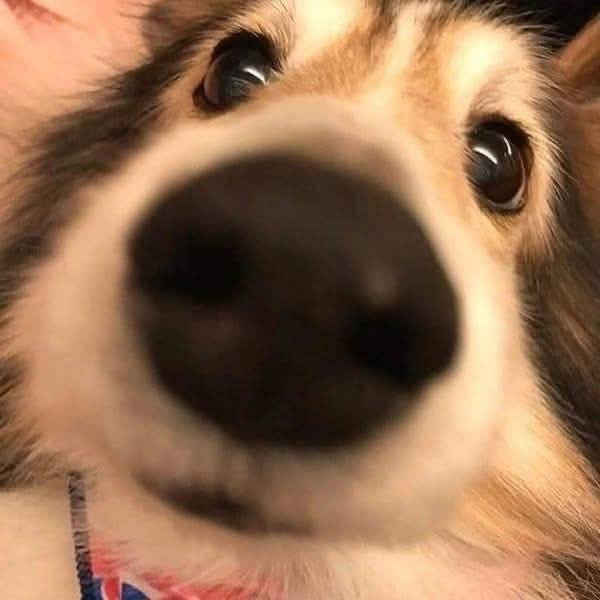
#> input picture Chapter2_Fourier_Wavelet_Geometric_Morphology/image.jpg, 600 x 600 px
$ python bai2_3_canny_variations.py
#> lines starting #> are read from the running program, lines starting #| are printed output that depends on the picture; after the words box and inside, x2 and y2 are one past the last pixel; in counts of white or black regions, pixels touching at a corner belong together
import cv2
import numpy as np
import matplotlib.pyplot as plt

# --- Các bước thực hiện ---
# Bước 1: Đọc ảnh gốc
# Bước 2: Tạo ra các phiên bản ảnh khác nhau (ví dụ: thêm nhiễu, giảm tương phản)
# Bước 3: Áp dụng Canny (dùng OpenCV cho đơn giản) lên các phiên bản ảnh đó
# Bước 4: Hiển thị các kết quả để so sánh và đánh giá

# --- Hàm thêm nhiễu Gaussian ---
def add_gaussian_noise(image, mean=0, sigma=25):
    row, col, ch = image.shape
    gauss = np.random.normal(mean, sigma, (row, col, ch))
    noisy = image + gauss
    noisy = np.clip(noisy, 0, 255) # Giới hạn giá trị trong khoảng 0-255
    return noisy.astype(np.uint8)

# --- Hàm giảm tương phản ---
def decrease_contrast(image, alpha=0.7):
    return cv2.convertScaleAbs(image, alpha=alpha, beta=0)

# Bước 1: Đọc ảnh gốc
image_path = 'image.jpg'
img_original = cv2.imread(image_path)
#> img_original is the input picture: shape (600, 600, 3); mean B, G, R 81, 110.1, 147.9
if img_original is None:
    print(f"Lỗi: Không thể đọc ảnh từ đường dẫn: {image_path}")
    exit()

img_gray_original = cv2.cvtColor(img_original, cv2.COLOR_BGR2GRAY)
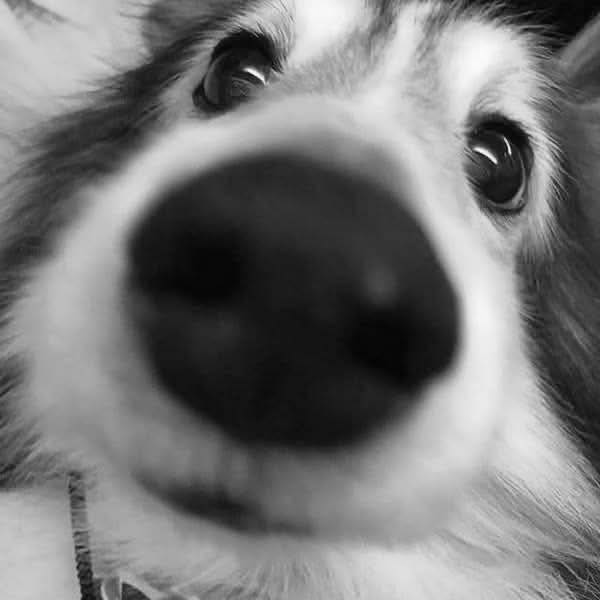
#> img_gray_original: shape (600, 600); min 3, max 253, mean 118.1

# Bước 2: Tạo các phiên bản ảnh
print("Tạo các phiên bản ảnh khác nhau...")
img_noisy = add_gaussian_noise(img_original, sigma=30) # Thêm nhiễu nhiều hơn
#> in add_gaussian_noise, `noisy = image + gauss`:
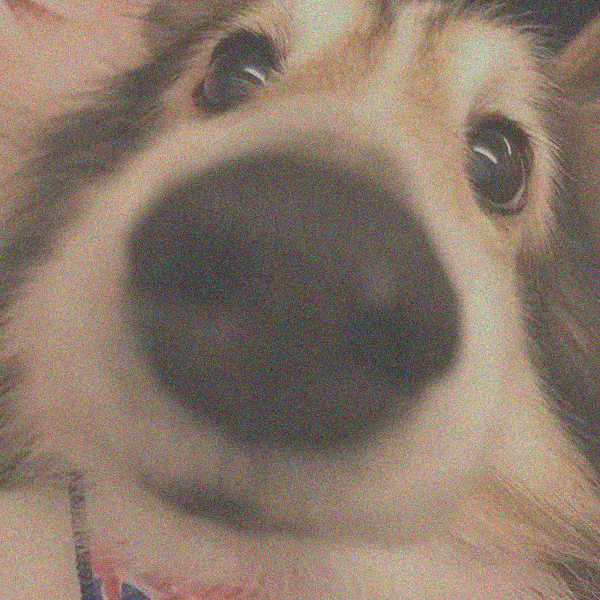
#> noisy: shape (600, 600, 3) float64; mean B, G, R 81.1, 110.2, 147.9; drawn with min black and max white
img_gray_noisy = cv2.cvtColor(img_noisy, cv2.COLOR_BGR2GRAY)

img_low_contrast = decrease_contrast(img_original, alpha=0.5) # Giảm tương phản mạnh
#> in decrease_contrast, `return cv2.convertScaleAbs(image, alpha=alpha, beta=0)`:
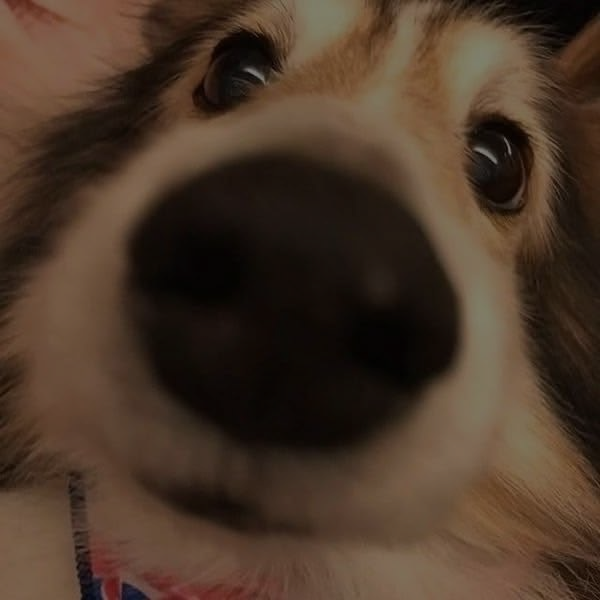
#> returned value: shape (600, 600, 3); mean of channels 0, 1, 2 40.5, 55, 74; drawn as B, G, R
img_gray_low_contrast = cv2.cvtColor(img_low_contrast, cv2.COLOR_BGR2GRAY)
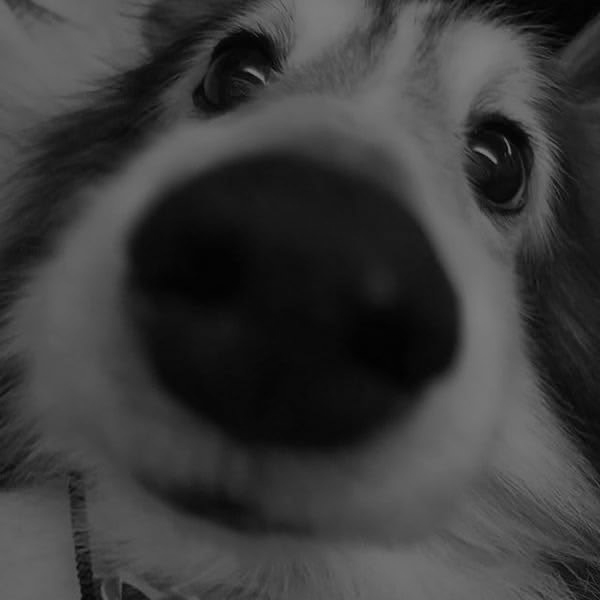
#> img_gray_low_contrast: shape (600, 600); min 1, max 126, mean 59

# Bước 3: Áp dụng Canny cho các ảnh
print("Áp dụng Canny cho các ảnh...")
thresh1, thresh2 = 100, 200 # Sử dụng cùng ngưỡng để so sánh
edges_original = cv2.Canny(img_gray_original, thresh1, thresh2)
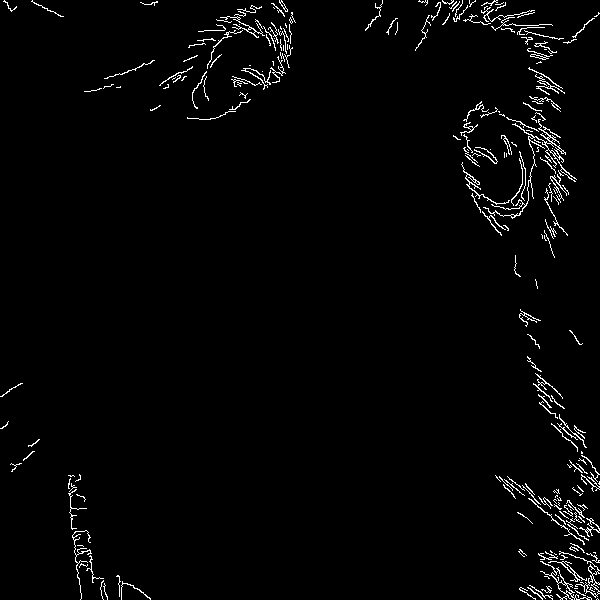
#> edges_original: shape (600, 600); 2.1% white in thin lines or dots
edges_noisy = cv2.Canny(img_gray_noisy, thresh1, thresh2) # Có thể cần làm mờ trước khi áp dụng Canny cho ảnh nhiễu
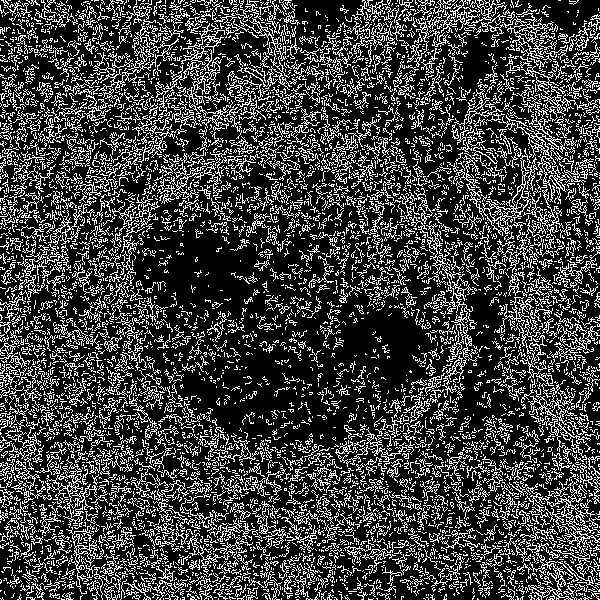
#> edges_noisy: shape (600, 600); 24.8% white in thin lines or dots
# edges_noisy_blurred = cv2.Canny(cv2.GaussianBlur(img_gray_noisy, (5,5), 0), thresh1, thresh2)
edges_low_contrast = cv2.Canny(img_gray_low_contrast, thresh1, thresh2) # Ngưỡng này có thể không tốt cho ảnh tương phản thấp
#> edges_low_contrast: shape (600, 600); 0.4% white in thin lines or dots, all inside (x1, y1, x2, y2) = (74, 14, 600, 600)

# Bước 4: Hiển thị kết quả
plt.figure(figsize=(12, 8))

plt.subplot(2, 3, 1)
plt.imshow(cv2.cvtColor(img_original, cv2.COLOR_BGR2RGB))
plt.title('Ảnh Gốc')
plt.axis('off')

plt.subplot(2, 3, 2)
plt.imshow(cv2.cvtColor(img_noisy, cv2.COLOR_BGR2RGB))
plt.title('Ảnh Nhiễu Gaussian')
plt.axis('off')

plt.subplot(2, 3, 3)
plt.imshow(cv2.cvtColor(img_low_contrast, cv2.COLOR_BGR2RGB))
plt.title('Ảnh Tương phản thấp')
plt.axis('off')

plt.subplot(2, 3, 4)
plt.imshow(edges_original, cmap='gray')
plt.title('Canny - Gốc')
plt.axis('off')

plt.subplot(2, 3, 5)
plt.imshow(edges_noisy, cmap='gray')
plt.title('Canny - Nhiễu')
# plt.title('Canny - Nhiễu (có làm mờ)') # Nếu dùng ảnh đã làm mờ
plt.axis('off')

plt.subplot(2, 3, 6)
plt.imshow(edges_low_contrast, cmap='gray')
plt.title('Canny - Tương phản thấp')
plt.axis('off')

plt.tight_layout()
plt.show()
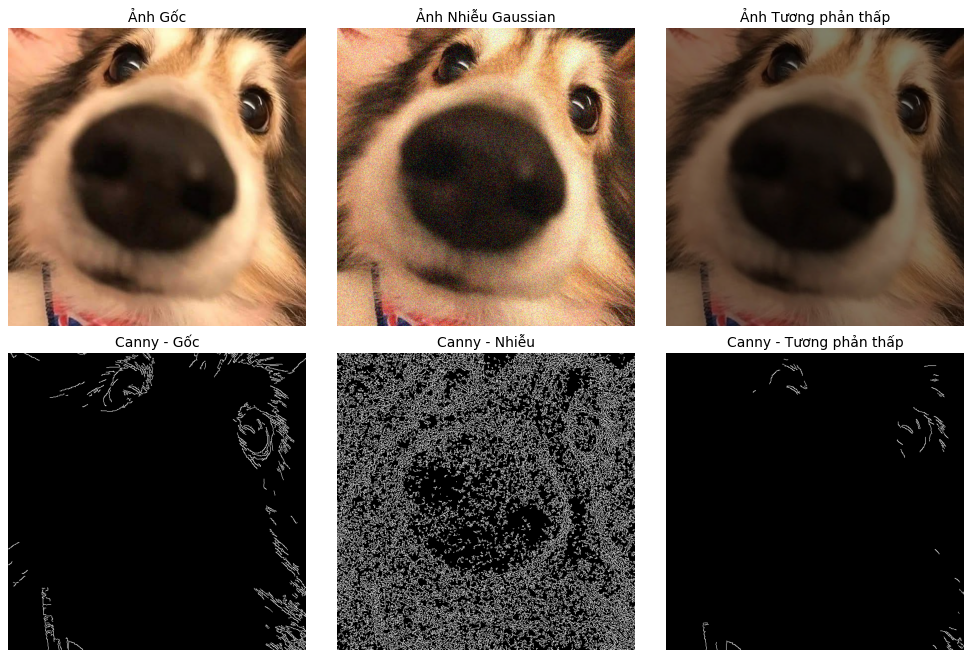
#> figure drawn by matplotlib, 6 panels

print("\nĐánh giá và Kết luận (quan sát ảnh kết quả):")
print("- Ảnh nhiễu: Canny phát hiện nhiều cạnh nhiễu. Việc làm mờ ảnh nhiễu trước khi dùng Canny có thể cải thiện.")
print("- Ảnh tương phản thấp: Canny có thể bỏ sót các cạnh yếu nếu ngưỡng không phù hợp. Cần điều chỉnh ngưỡng thấp hơn hoặc tiền xử lý tăng tương phản.")
print("- Canny hoạt động tốt nhất trên ảnh ít nhiễu và có độ tương phản tốt.")
